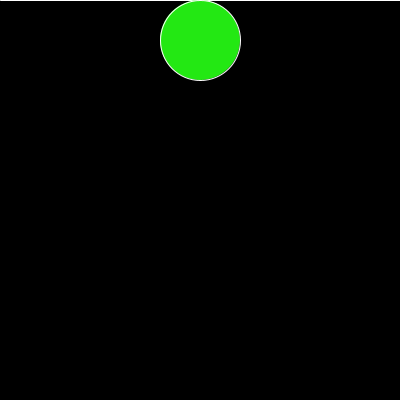
Frame 1 (no input)
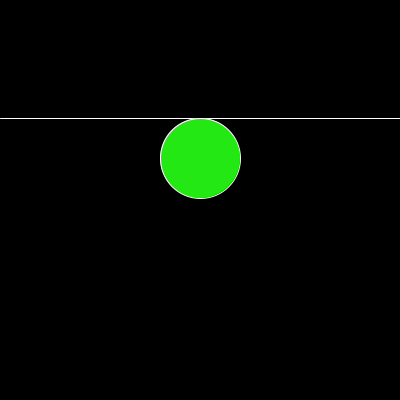
Frame 60 (the mouse pressed at the canvas centre just before this capture)
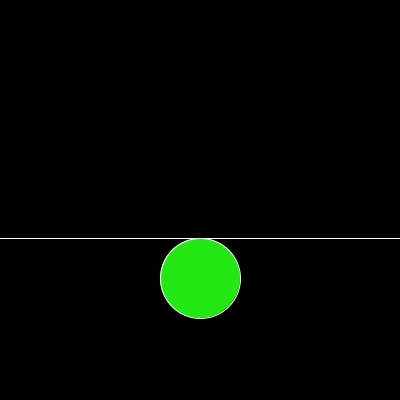
Frame 120 (the mouse held since frame 60 and released just before this capture)

The Processing sketch that drew these frames (run headless with seeded random() and noise(); from frame 60 on, the mouse is pressed at the canvas centre):

// Processing sketch: sketch_Ejercicio19
// ── sketch_Ejercicio19.pde
int posY;
int incremento = 2;
int distanciaRadio=40;
void setup() {
  size(400,400);
  posY=0;
  frameRate(60);
}

void draw() {
  background(0); //color de fondo
  stroke(#FFFFFF);
  line(0,posY,width,posY);
  fill(#23E813);
  ellipse(width/2,posY+distanciaRadio,80,80);
  posY+=incremento; // incrementa en uno la variable
  if(posY>=height || posY<=0){
    incremento*=-1;
    distanciaRadio*=-1;
    //posY*=-1; // posY=posY-1
  }
}
